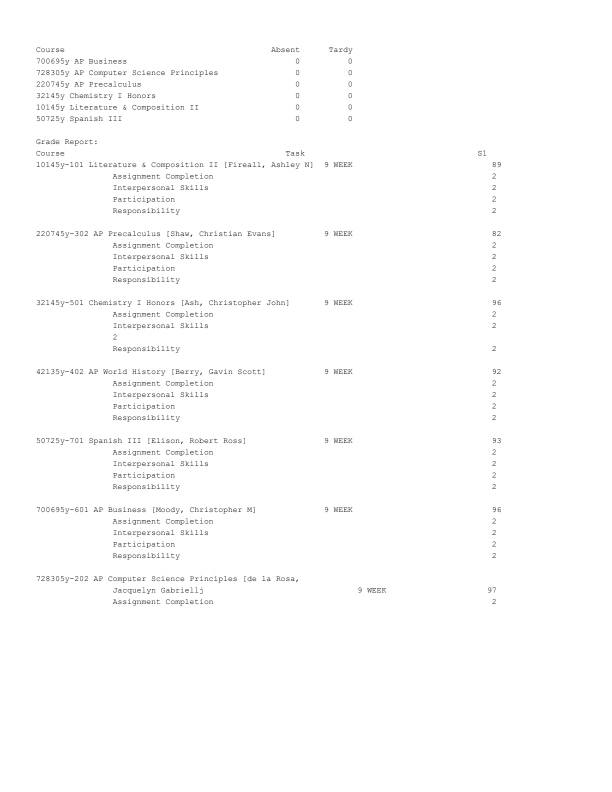
#> input picture data/samples/grade_report.png, 1224 x 1584 px (shown at 1/2 size)
$ python -i measure_photo_ladder.py   (imports and definitions only)
#> lines starting #> are read from the running program, lines starting #| are printed output that depends on the picture
"""Measure the transcript page the way a phone camera delivers it.

    python scripts/measure_photo_ladder.py

The control is the rendered sample page (1224x1584). Each rung degrades it the
way a hand-held capture does — a few degrees of rotation, keystone perspective,
an illumination gradient, a dark exposure, defocus, JPEG compression, a smaller
sensor — alone and in combination. Every rung is then read through the real
in-process CLI path: `read_document` (OCR, page text, boxes), `parse_document`
(rows, cell verification) and a comparison against the eight rows the fixture
states.

Counted per rung: rows recovered, cells confirmed/repaired/unread by the focused
re-read, values that differ from the fixture, and wall time. The bar is zero
wrong values at every rung: a value is either right or visibly unread with a
reason. Anything else is a defect to fix, not a number to publish.

Writes artifacts/ingest/photo_ladder.json.
"""
from __future__ import annotations

import io
import json
import os
import subprocess
import sys
import tempfile
import time
from pathlib import Path

ROOT = Path(__file__).resolve().parents[1]
sys.path.insert(0, str(ROOT))

from pace.ingest import parse_document, read_document  # noqa: E402
from scripts._ladder_common import (  # noqa: E402
    FIELDS, field_tally, gold_rows, guarantee_block, unverified_counts)

CONTROL = ROOT / "data" / "samples" / "transcript_term_marks.png"
CAPTURE = ROOT / "data" / "samples" / "transcript_term_marks_256x202.png"
FIXTURE = ROOT / "data" / "samples" / "transcript_term_marks.txt"
OUTPUT = ROOT / "artifacts" / "ingest" / "photo_ladder.json"


# [12 lines left out: function _perspective_coefficients, not called in this run]


def _on_canvas(image, margin: int, background: int):
    """Put the page on a plain background, as a camera sees it on a desk."""
    from PIL import Image

    canvas = Image.new("L", (image.width + 2 * margin, image.height + 2 * margin),
                       background)
    canvas.paste(image, (margin, margin))
    return canvas


def _degrade(image, *, rotation: float = 0.0, perspective: float = 0.0,
             gradient: float = 1.0, exposure: float = 1.0, blur: float = 0.0,
             motion: int = 0, jpeg: int | None = None, width: int | None = None):
    """Apply the degradations a hand-held capture applies, in capture order.

    The page sits on a plain background with a margin, so perspective moves its
    corners inside the frame instead of cropping the printed edge — the first
    version of this harness clipped the first characters and measured a crop, not
    a photograph.
    """
    import numpy as np
    from PIL import Image, ImageFilter

    background = 210
    margin = round(image.width * 0.06)
    result = _on_canvas(image, margin, background)
    if perspective:
        # The page is warped into a trapezoid inside the photo; every printed
        # character stays on the page, so nothing is cropped away.
        inset = perspective * image.width
        left, top = margin, margin
        right, bottom = margin + image.width, margin + image.height
        destination = ((left + inset, top), (right - inset, top),
                       (right, bottom), (left, bottom))
        source = ((left, top), (right, top), (right, bottom), (left, bottom))
        coefs = _perspective_coefficients(destination, source)
        result = result.transform(result.size, Image.PERSPECTIVE, coefs,
                                  resample=Image.BICUBIC, fillcolor=background)
    if rotation:
        result = result.rotate(rotation, resample=Image.BICUBIC, expand=True,
                               fillcolor=background)
    if gradient != 1.0 or exposure != 1.0:
        pixels = np.asarray(result, dtype=np.float32)
        # Light falls off across the sheet: full brightness at the top-left, and
        # `gradient` of it at the bottom-right. Exposure then scales the whole page.
        ramp = np.linspace(1.0, gradient, result.width, dtype=np.float32)[None, :]
        ramp = ramp * np.linspace(1.0, 1.0, result.height, dtype=np.float32)[:, None]
        pixels = pixels * ramp * exposure
        result = Image.fromarray(np.clip(pixels, 0, 255).astype(np.uint8), mode="L")
    if blur:
        result = result.filter(ImageFilter.GaussianBlur(blur))
    if motion:
        # A 5-pixel horizontal smear: the hand moved while the shutter was open.
        kernel = [1 / motion if row == 2 else 0.0
                  for row in range(5) for _column in range(5)]
        result = result.filter(ImageFilter.Kernel((5, 5), kernel))
    if jpeg is not None:
        buffer = io.BytesIO()
        result.save(buffer, format="JPEG", quality=jpeg)
        buffer.seek(0)
        with Image.open(buffer) as handle:
            result = handle.convert("L")
    if width and result.width != width:
        height = max(1, round(result.height * width / result.width))
        result = result.resize((width, height), Image.LANCZOS)
    return result


# [47 lines left out: functions _cli, _measure, not called in this run]


CONDITIONS = [
    ("clean_control", {}),
    ("rotate_2deg", {"rotation": 2}),
    ("rotate_4deg", {"rotation": 4}),
    ("rotate_6deg", {"rotation": 6}),
    ("keystone_5pct", {"perspective": 0.05}),
    ("keystone_9pct", {"perspective": 0.09}),
    ("gradient_0.55", {"gradient": 0.55}),
    ("exposure_0.45", {"exposure": 0.45}),
    ("exposure_0.30", {"exposure": 0.30}),
    ("blur_0.8", {"blur": 0.8}),
    ("blur_1.5", {"blur": 1.5}),
    ("motion_blur_5px", {"motion": 5}),
    ("jpeg_45", {"jpeg": 45}),
    ("jpeg_30", {"jpeg": 30}),
    ("sensor_768", {"width": 768}),
    ("phone_1024", {"rotation": 4, "perspective": 0.05, "gradient": 0.6,
                    "blur": 0.8, "jpeg": 50, "width": 1024}),
    ("phone_768", {"rotation": 3, "perspective": 0.04, "gradient": 0.7,
                   "blur": 0.6, "jpeg": 45, "width": 768}),
    ("phone_512", {"rotation": 3, "perspective": 0.04, "gradient": 0.7,
                   "blur": 0.6, "jpeg": 45, "width": 512}),
]


# [143 lines left out: functions _timed, _on_device, main, not called in this run]


# [2 lines not run here, left out]

>>> from PIL import Image
>>> picture = Image.open('../data/samples/grade_report.png')
#> picture is the input picture: PIL image 1224x1584 L; min 0, max 255, mean 252.8
>>> result = _degrade(picture)
#> in _on_canvas, `canvas = Image.new("L", (image.width + 2 * margin, image.height + 2 * ..`: canvas: PIL image 1370x1730 L; every value is 210
#> in _on_canvas, `canvas.paste(image, (margin, margin))`:
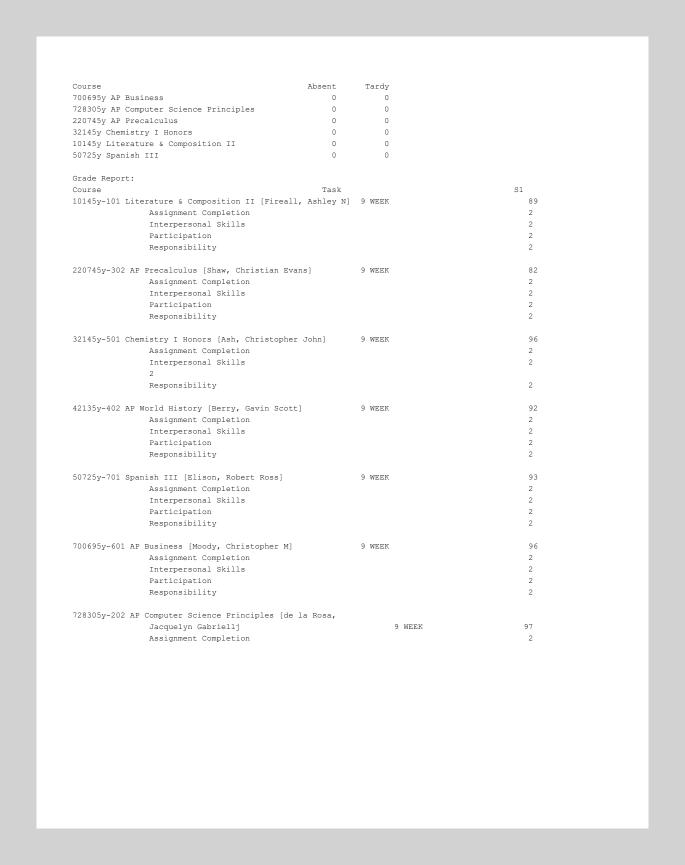
#> canvas: PIL image 1370x1730 L (shown at 1/2 size); min 0, max 255, mean 245
